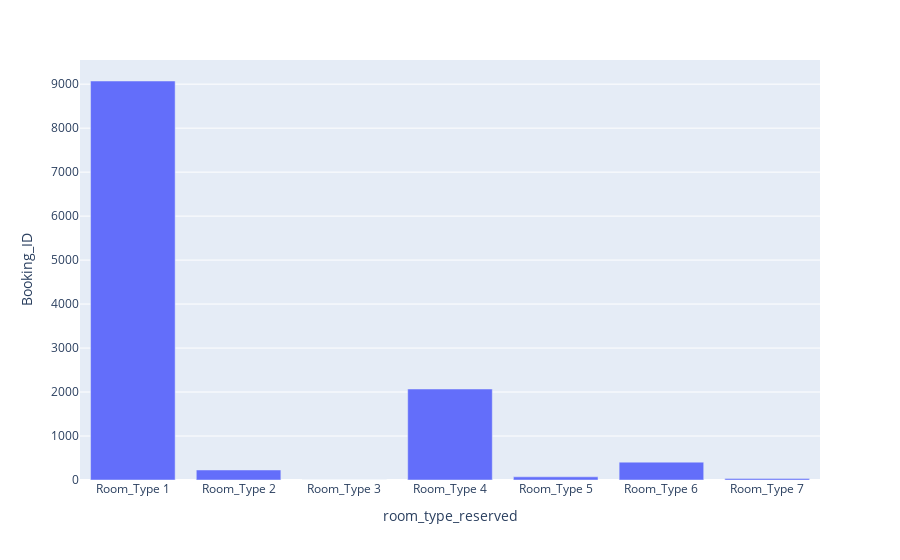

Notebook code cell kept with this figure:
### Code cell
room_type = df.query("booking_status == 'Canceled'").groupby('room_type_reserved')['Booking_ID'].count().reset_index()
fig = px.bar(room_type, x='room_type_reserved', y='Booking_ID')
fig.show()

### Figure 1 — Plotly figure (JSON) as saved in the notebook; plotly's stock layout.template omitted (floating-point values rounded to 4 significant figures)
{"data": [{"hovertemplate": "room_type_reserved=%{x}<br>Booking_ID=%{y}<extra></extra>", "legendgroup": "", "marker": {"color": "#636efa", "pattern": {"shape": ""}}, "name": "", "orientation": "v", "showlegend": false, "textposition": "auto", "type": "bar", "x": ["Room_Type 1", "Room_Type 2", "Room_Type 3", "Room_Type 4", "Room_Type 5", "Room_Type 6", "Room_Type 7"], "xaxis": "x", "y": [9072, 228, 2, 2069, 72, 406, 36], "yaxis": "y"}], "layout": {"barmode": "relative", "legend": {"tracegroupgap": 0}, "margin": {"t": 60}, "xaxis": {"anchor": "y", "domain": [0, 1], "title": {"text": "room_type_reserved"}}, "yaxis": {"anchor": "x", "domain": [0, 1], "title": {"text": "Booking_ID"}}}}
